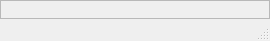
<?xml version="1.0" encoding="UTF-8"?>
<ui version="4.0">
 <class>Descriptor3D</class>
 <widget class="QMainWindow" name="Descriptor3D">
  <property name="geometry">
   <rect>
    <x>0</x>
    <y>0</y>
    <width>270</width>
    <height>41</height>
   </rect>
  </property>
  <property name="windowTitle">
   <string>Descriptor 3D</string>
  </property>
  <property name="windowIcon">
   <iconset resource="Resources.qrc">
    <normaloff>:/res/res/descriptor.svg</normaloff>:/res/res/descriptor.svg</iconset>
  </property>
  <widget class="QWidget" name="centralwidget">
   <layout class="QVBoxLayout" name="verticalLayout">
    <property name="spacing">
     <number>0</number>
    </property>
    <property name="leftMargin">
     <number>0</number>
    </property>
    <property name="topMargin">
     <number>0</number>
    </property>
    <property name="rightMargin">
     <number>0</number>
    </property>
    <property name="bottomMargin">
     <number>0</number>
    </property>
    <item>
     <widget class="QFrame" name="frame">
      <property name="sizePolicy">
       <sizepolicy hsizetype="Expanding" vsizetype="Expanding">
        <horstretch>0</horstretch>
        <verstretch>0</verstretch>
       </sizepolicy>
      </property>
      <property name="frameShape">
       <enum>QFrame::StyledPanel</enum>
      </property>
      <property name="frameShadow">
       <enum>QFrame::Raised</enum>
      </property>
      <layout class="QVBoxLayout" name="verticalLayout_2">
       <property name="spacing">
        <number>0</number>
       </property>
       <property name="leftMargin">
        <number>0</number>
       </property>
       <property name="topMargin">
        <number>0</number>
       </property>
       <property name="rightMargin">
        <number>0</number>
       </property>
       <property name="bottomMargin">
        <number>0</number>
       </property>
      </layout>
     </widget>
    </item>
   </layout>
  </widget>
  <widget class="QStatusBar" name="statusBar"/>
 </widget>
 <resources>
  <include location="Resources.qrc"/>
 </resources>
 <connections/>
</ui>
